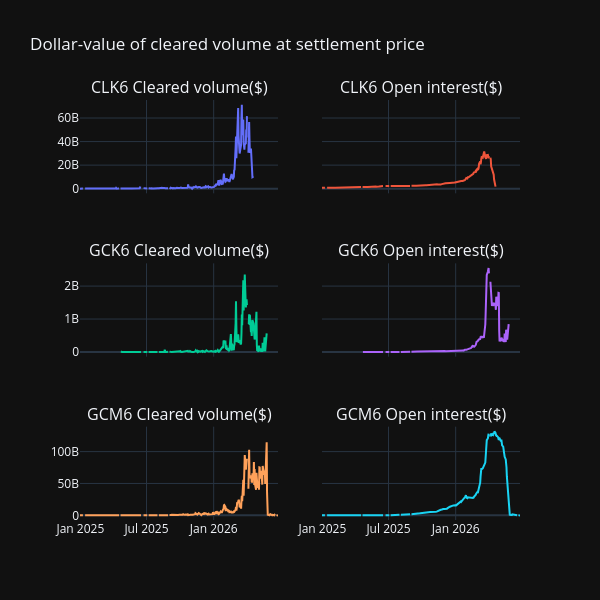

Notebook source saved alongside this figure:
### Code cell
plot_df = approx_trade_value.reset_index()
plot_groups = plot_df.groupby("Symbol")
x_col = "Trade date"
plot_cols = ["Cleared volume($)", "Open interest($)"]
symbols = list(plot_groups.groups.keys())
subplot_titles = [f"{symbol} {col}" for symbol in symbols for col in plot_cols]

fig = make_subplots(
    rows=len(symbols),
    cols=len(plot_cols),
    shared_xaxes="all",
    shared_yaxes=True,
    subplot_titles=subplot_titles,
)

for i, symbol in enumerate(symbols):
    df = plot_groups.get_group(symbol)
    for j, col in enumerate(plot_cols):
        fig.add_trace(
            go.Scatter(
                x=df[x_col],
                y=df[col],
            ),
            row=i + 1,
            col=1 + j,
        )


fig.update_layout(
    height=600,
    width=600,
    title_text="Dollar-value of cleared volume at settlement price",
    showlegend=False,
)
fig.show()

### Figure 1 — Plotly figure (JSON) as saved in the notebook; plotly's stock layout.template omitted (floating-point values rounded to 4 significant figures; data arrays with more than 128 entries replaced by an {"elided": "..."} marker saying what was removed)
{"data": [{"type": "scatter", "x": {"elided": "334 str values"}, "xaxis": "x", "y": {"elided": "334 float values"}, "yaxis": "y"}, {"type": "scatter", "x": {"elided": "334 str values"}, "xaxis": "x2", "y": {"elided": "334 float values"}, "yaxis": "y2"}, {"type": "scatter", "x": {"elided": "332 str values"}, "xaxis": "x3", "y": {"elided": "332 float values"}, "yaxis": "y3"}, {"type": "scatter", "x": {"elided": "332 str values"}, "xaxis": "x4", "y": {"elided": "332 float values"}, "yaxis": "y4"}, {"type": "scatter", "x": {"elided": "379 str values"}, "xaxis": "x5", "y": {"elided": "379 float values"}, "yaxis": "y5"}, {"type": "scatter", "x": {"elided": "379 str values"}, "xaxis": "x6", "y": {"elided": "379 float values"}, "yaxis": "y6"}], "layout": {"annotations": [{"font": {"size": 16}, "showarrow": false, "text": "CLK6 Cleared volume($)", "x": 0.225, "xanchor": "center", "xref": "paper", "y": 1.0, "yanchor": "bottom", "yref": "paper"}, {"font": {"size": 16}, "showarrow": false, "text": "CLK6 Open interest($)", "x": 0.775, "xanchor": "center", "xref": "paper", "y": 1.0, "yanchor": "bottom", "yref": "paper"}, {"font": {"size": 16}, "showarrow": false, "text": "GCK6 Cleared volume($)", "x": 0.225, "xanchor": "center", "xref": "paper", "y": 0.6111, "yanchor": "bottom", "yref": "paper"}, {"font": {"size": 16}, "showarrow": false, "text": "GCK6 Open interest($)", "x": 0.775, "xanchor": "center", "xref": "paper", "y": 0.6111, "yanchor": "bottom", "yref": "paper"}, {"font": {"size": 16}, "showarrow": false, "text": "GCM6 Cleared volume($)", "x": 0.225, "xanchor": "center", "xref": "paper", "y": 0.2222, "yanchor": "bottom", "yref": "paper"}, {"font": {"size": 16}, "showarrow": false, "text": "GCM6 Open interest($)", "x": 0.775, "xanchor": "center", "xref": "paper", "y": 0.2222, "yanchor": "bottom", "yref": "paper"}], "height": 600, "showlegend": false, "title": {"text": "Dollar-value of cleared volume at settlement price"}, "width": 600, "xaxis": {"anchor": "y", "domain": [0.0, 0.45], "matches": "x5", "showticklabels": false}, "xaxis2": {"anchor": "y2", "domain": [0.55, 1.0], "matches": "x5", "showticklabels": false}, "xaxis3": {"anchor": "y3", "domain": [0.0, 0.45], "matches": "x5", "showticklabels": false}, "xaxis4": {"anchor": "y4", "domain": [0.55, 1.0], "matches": "x5", "showticklabels": false}, "xaxis5": {"anchor": "y5", "domain": [0.0, 0.45]}, "xaxis6": {"anchor": "y6", "domain": [0.55, 1.0], "matches": "x5"}, "yaxis": {"anchor": "x", "domain": [0.7778, 1.0]}, "yaxis2": {"anchor": "x2", "domain": [0.7778, 1.0], "matches": "y", "showticklabels": false}, "yaxis3": {"anchor": "x3", "domain": [0.3889, 0.6111]}, "yaxis4": {"anchor": "x4", "domain": [0.3889, 0.6111], "matches": "y3", "showticklabels": false}, "yaxis5": {"anchor": "x5", "domain": [0.0, 0.2222]}, "yaxis6": {"anchor": "x6", "domain": [0.0, 0.2222], "matches": "y5", "showticklabels": false}}}
